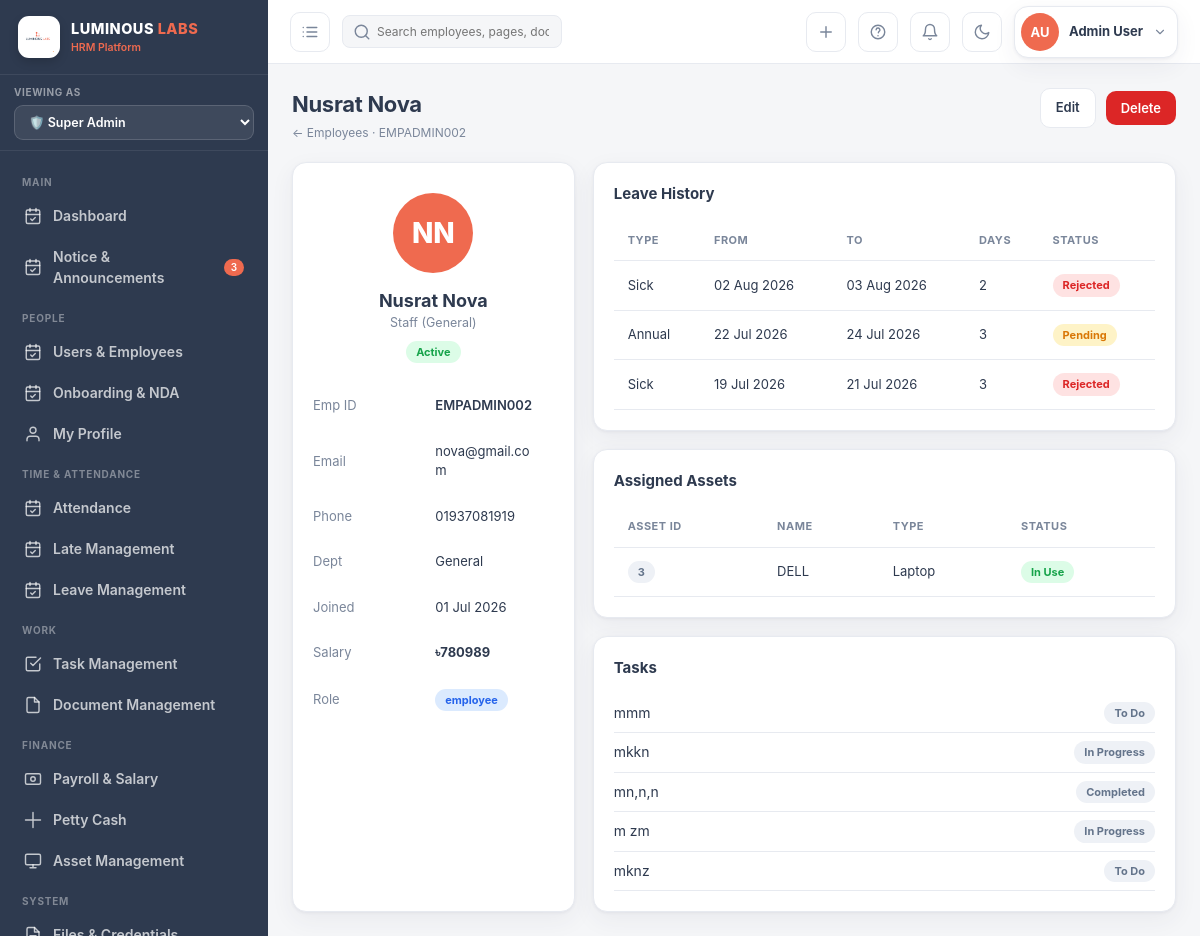
Before: /employees/7/ (signed in) with the older database file.
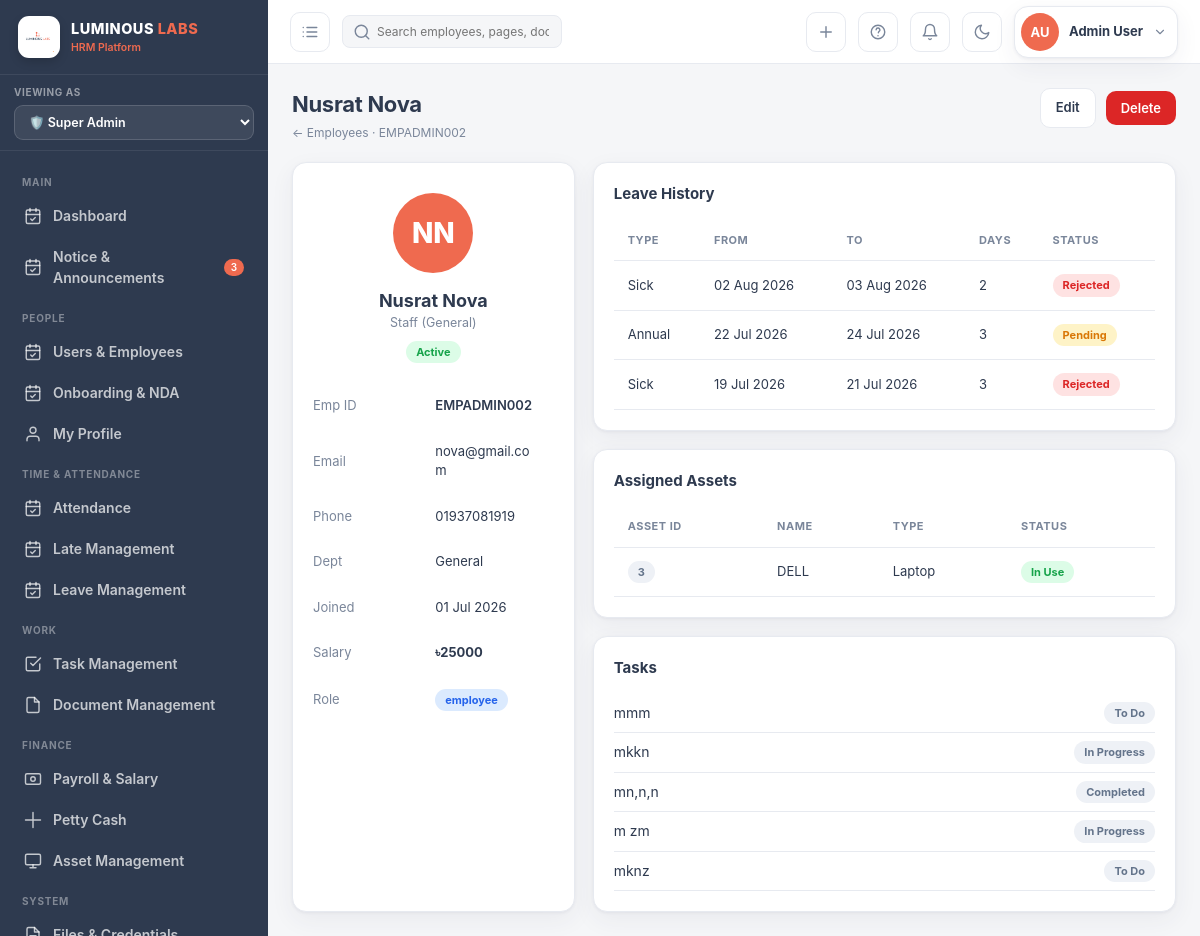
After: the same page with the newer database file.
### hrm_app/models.py (models this page shows, shortened)
class Employee(models.Model):
    STATUS_CHOICES = [
        ('Active',    'Active'),
        ('On Leave',  'On Leave'),
        ('Probation', 'Probation'),
        ('Inactive',  'Inactive'),
    ]
    user        = models.OneToOneField(User, on_delete=models.CASCADE, related_name='employee')
    emp_id      = models.CharField(max_length=20, unique=True)
    phone       = models.CharField(max_length=20, blank=True)
    department  = models.ForeignKey(Department, null=True, on_delete=models.SET_NULL)
    designation = models.ForeignKey(Designation, null=True, on_delete=models.SET_NULL)
    shift       = models.ForeignKey(Shift, null=True, blank=True, on_delete=models.SET_NULL)
    join_date   = models.DateField(default=timezone.now)
    status      = models.CharField(max_length=20, choices=STATUS_CHOICES, default='Active')
    salary      = models.DecimalField(max_digits=10, decimal_places=2, default=0)
    avatar_color = models.CharField(max_length=10, default='#ef6a4f')
    avatar_initials = models.CharField(max_length=4, blank=True)
    address     = models.TextField(blank=True)
    nid         = models.CharField(max_length=30, blank=True, verbose_name='NID / Passport')
    blood_group = models.CharField(max_length=5, blank=True)
    emergency_contact = models.CharField(max_length=100, blank=True)
    class Meta:
        ordering = ['emp_id']

class User(AbstractUser):
    role = models.CharField(max_length=20, choices=Role.choices, default=Role.EMPLOYEE)
    groups = models.ManyToManyField(Group, related_name='hrm_users', blank=True)
    user_permissions = models.ManyToManyField(
        Permission,
        related_name='hrm_user_permissions',
        blank=True,
    )

class Designation(models.Model):
    title      = models.CharField(max_length=100)
    department = models.ForeignKey(Department, on_delete=models.CASCADE, related_name='designations')
    level      = models.CharField(max_length=10, blank=True)  # e.g. L1, L2
    def __str__(self):
        return f"{self.title} ({self.department})"

class Department(models.Model):
    name   = models.CharField(max_length=100, unique=True)
    head   = models.ForeignKey(
        'Employee', null=True, blank=True,
        on_delete=models.SET_NULL, related_name='headed_dept'
    )
    created_at = models.DateTimeField(auto_now_add=True)
    def __str__(self):
        return self.name

### hrm_app/views.py (the view)
@login_required
def user_detail(request, pk):
    emp = get_object_or_404(Employee, pk=pk)
    if request.user.role == Role.EMPLOYEE:
        if emp.user != request.user:
            raise PermissionDenied
    is_my_profile = (request.user == emp.user)
    leaves = LeaveRequest.objects.filter(employee=emp)[:5]
    assets = Asset.objects.filter(assigned_to=emp)
    tasks = Task.objects.filter(assignee=emp)[:5]
    payslips = Payslip.objects.filter(employee=emp)[:3]
    return render(request, 'hrm/user_detail.html', _ctx(
        request,
        emp=emp,
        leaves=leaves,
        assets=assets,
        tasks=tasks,
        payslips=payslips,
        is_my_profile=is_my_profile
    ))

### hrm_app/context_processors.py (called while the page is built, shortened)
def role_menu_permissions(request):
    allowed_menus = []
    if request.user.is_authenticated:
        if request.user.role == "super_admin":
          allowed_menus = []
    return {
        "allowed_menus": allowed_menus
    }

### hrm_app/models.py (called while the page is built)
    def __str__(self):
        return self.name

    def __str__(self):
        return self.name

### hrm_app/views.py (called while the page is built)
def _ctx(request, **kw):
    view_role = request.GET.get('view_role', request.user.role)
    ctx = {'user': request.user, 'today': date.today(), 'view_role': view_role}
    unread_leaves = LeaveRequest.objects.filter(status='Pending').count()
    ctx['unread_leaves'] = unread_leaves
    if request.user.role == 'super_admin':
        ctx['allowed_menus'] = [key for key, _ in UserPermission.MODULE_CHOICES]
    else:
        ctx['allowed_menus'] = list(UserPermission.objects.filter(
            user=request.user,
            can_view=True
        ).values_list('module', flat=True))
    ctx.update(kw)
    return ctx

### hrm_app/templates/hrm/user_detail.html (shortened to what the changed rows need)
{% extends 'hrm/base.html' %}
{% block content %}
<div class="page-head">
  <div>
    <h1>{{ emp.user.get_full_name }}</h1>
    <div class="crumb"><a href="{% url 'user_list' %}">← Employees</a> · {{ emp.emp_id }}</div>
  </div>
</div>
<div class="grid cols-3">
  <div class="card pad" style="grid-column:span 1">
    <div style="text-align:center;padding:10px 0 20px">
      <div style="width:80px;height:80px;border-radius:50%;background:{{ emp.avatar_color }};color:#fff;font-size:28px;font-weight:800;display:grid;place-items:center;margin:0 auto 14px">{{ emp.avatar_initials }}</div>
      <h2 style="font-size:18px">{{ emp.user.get_full_name }}</h2>
      <p class="sub">{{ emp.designation|default:"No designation" }}</p>
      <span class="tag t-{% if emp.status == 'Active' %}green{% elif emp.status == 'On Leave' %}amber{% else %}gray{% endif %}" style="margin-top:8px">{{ emp.status }}</span>
    </div>
    <table style="font-size:13px">
      <tr><td style="color:var(--muted);padding:6px 0;border:none;width:45%">Emp ID</td><td style="border:none;font-weight:600">{{ emp.emp_id }}</td></tr>
      <tr><td style="color:var(--muted);padding:6px 0;border:none">Email</td><td style="border:none;word-break:break-all">{{ emp.user.email }}</td></tr>
      <tr><td style="color:var(--muted);padding:6px 0;border:none">Phone</td><td style="border:none">{{ emp.phone|default:"—" }}</td></tr>
      <tr><td style="color:var(--muted);padding:6px 0;border:none">Dept</td><td style="border:none">{{ emp.department|default:"—" }}</td></tr>
      <tr><td style="color:var(--muted);padding:6px 0;border:none">Joined</td><td style="border:none">{{ emp.join_date|date:"d M Y" }}</td></tr>
      <tr><td style="color:var(--muted);padding:6px 0;border:none">Salary</td><td style="border:none;font-weight:700">৳{{ emp.salary|floatformat:0 }}</td></tr>
      <tr><td style="color:var(--muted);padding:6px 0;border:none">Role</td><td style="border:none"><span class="tag t-blue">{{ emp.user.role }}</span></td></tr>
    </table>
  </div>
  <div style="grid-column:span 2;display:flex;flex-direction:column;gap:18px">
    <div class="card pad">
      <table>
        <thead><tr><th>Type</th><th>From</th><th>To</th><th>Days</th><th>Status</th></tr></thead>
      </table>
    </div>
    <div class="card pad">
      <table>
        <thead><tr><th>Asset ID</th><th>Name</th><th>Type</th><th>Status</th></tr></thead>
      </table>
    </div>
  </div>
</div>
{% endblock %}

Changed rows visible on the page:
changed Employee "NN": salary "780989" → "25000"
